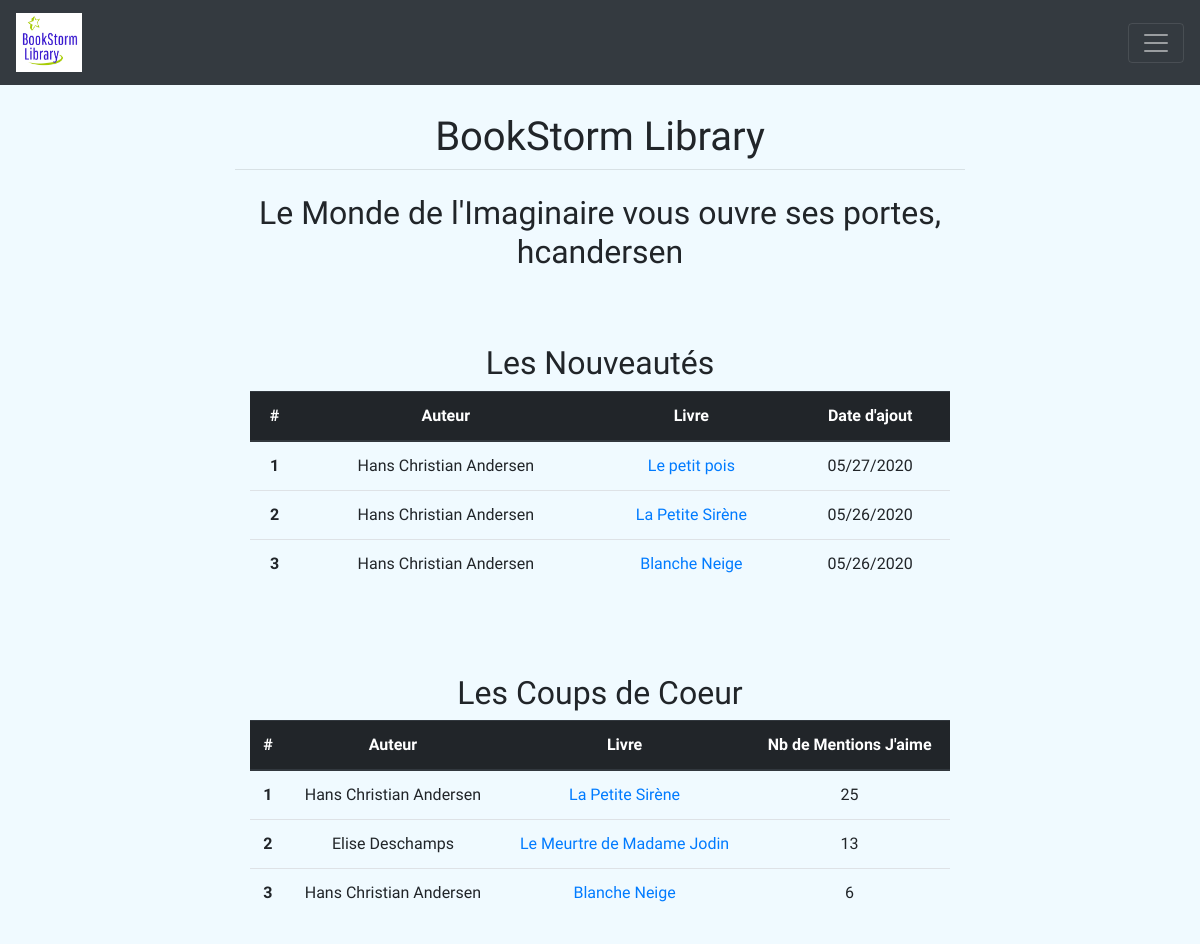
The page / (signed in) on the database as committed earlier.
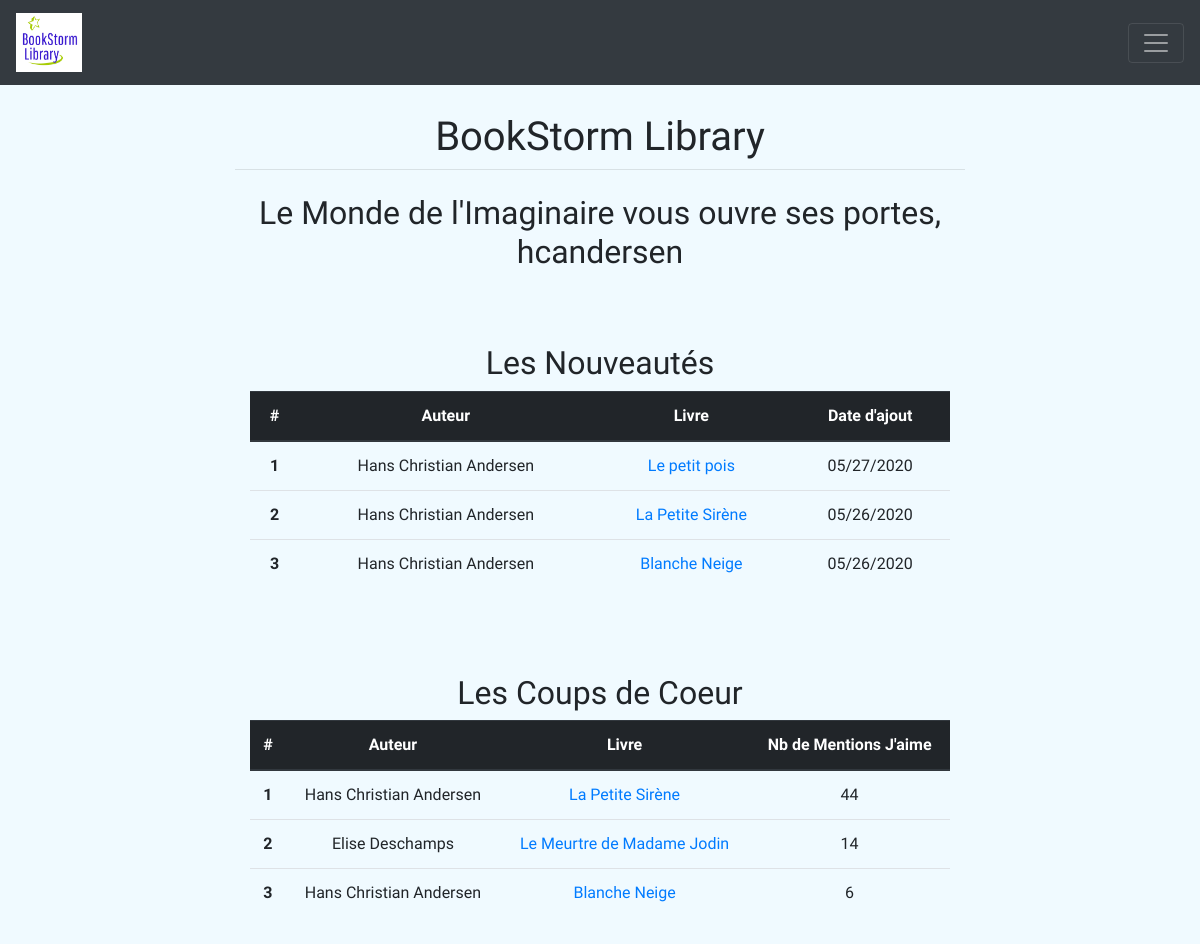
The same page on the database as committed later.
### books/models.py (models this page shows, shortened)
class Book(models.Model): #() indicate inheritance
	title				= models.CharField(max_length=120)
	summary 			= models.TextField()
	author				= models.ForeignKey(Account, on_delete=models.CASCADE, limit_choices_to={'is_author': True}) # possible values of on_delete: [CASCADE, PROTECT, SET_NULL, SET_DEFAULT, SET(value)]
	publication_date	= models.DateField()
	create_stamp        = models.DateField(auto_now_add=True)
	categories			= models.ManyToManyField(Category) # ManyToMany relationship with the Category model class
	price				= models.DecimalField(max_digits = 5, decimal_places = 2)
	nb_likes			= models.IntegerField(default=0, editable=False)
	def __str__(self):
		return self.title # toString method ==> print(obj)

### accounts/models.py (models this page shows, shortened)
class Account(AbstractUser):
    is_author	= models.BooleanField(default=False)
    def has_author_account(self):
        return self.is_author
    def __str__(self):
        if self.first_name is None or not self.first_name: #no null in python, use None instead
            return self.username
        else:
            return self.get_full_name()

### pages/views.py (the view)
# urls.py: path('', index_view, name='index'),
def index_view(request):
	if request.user.is_authenticated:
		new_arrivals_list 	= Book.objects.order_by('-create_stamp')[:3] #order by descending order, keep first 3
		top_books_list 		= Book.objects.order_by('-nb_likes')[:3] #order by descending order, keep first 3
		context = {
			'new_arrivals_list'	: new_arrivals_list,
			'top_books_list'	: top_books_list
		}
		return render(request, 'index.html', context)
	else:
		return redirect('accounts:login')

### pages/templates/index.html
{% extends 'base.html' %}
{% block content %}
	{% load pages_extras %}
	<h2 style="text-align: center;">Le <span style="font-family: 'Mountains of Christmas', cursive;">Monde de l'Imaginaire</span> vous ouvre ses portes, {{ user.get_username }}</h2>
	{% if not new_arrivals_list and not top_books_list %}
		<div class="alert alert-warning text-center">
			Nous n'avons malheureusement aucun livre à vous proposer pour le moment. Mais revenez bientôt, nous aurons certainement de quoi vous faire rêver!
		</div>
	{% else %}
		<div class="container" style="margin-top: 10%">
			<div class="row" style="margin-bottom: 10%;">
				<div class="col text-center align-self-center">
					<h2 style="font-family: 'Mountains of Christmas', cursive;">Les Nouveautés</h2>
					<table class="table">
					  <thead class="thead-dark">
					    <tr>
					      <th scope="col">#</th>
					      <th scope="col">Auteur</th>
					      <th scope="col">Livre</th>
					      <th scope="col">Date d'ajout</th>
					    </tr>
					  </thead>
					  <tbody>
					  	{% for book in new_arrivals_list%}
					  		<tr>
						      <th scope="row">{{ forloop.counter }}</th>
						      <td>{{ book.author }}</td>
						      <td><a href="{% url 'books:book-detail' book.pk %}">{{ book }}</a></td>
						      <td>{{ book.create_stamp|date:"SHORT_DATE_FORMAT" }}</td>
						    </tr>
					  	{% endfor %}
					  </tbody>
					</table>
				</div>
			</div>
			<div class="row">
				<div class="col text-center align-self-center">
					<div class="col text-center align-self-center">
						<h2 style="font-family: 'Mountains of Christmas', cursive;">Les Coups de Coeur</h2>
					</div>
					<table class="table table-hover">
					  <thead class="thead-dark">
					    <tr>
					      <th scope="col">#</th>
					      <th scope="col">Auteur</th>
					      <th scope="col">Livre</th>
					      <th scope="col">Nb de Mentions J'aime</th>
					    </tr>
					  </thead>
					  <tbody>
					    {% for book in top_books_list %}
					  		<tr>
						      <th scope="row">{{ forloop.counter }}</th>
						      <td>{{ book.author }}</td>
						      <td><a href="{% url 'books:book-detail' book.pk %}">{{ book }}</a></td>
						      <td>{{ book.nb_likes }}</td>
						    </tr>
					  	{% endfor %}
					  </tbody>
					</table>
				</div>
			</div>
	{% endif %}
{% endblock %}

Rows that differ between the two databases and show on the page:
changed Book "La Petite Sirène": nb_likes "25" → "44"
changed Book "Le Meurtre de Madame Jodin": nb_likes "13" → "14"
